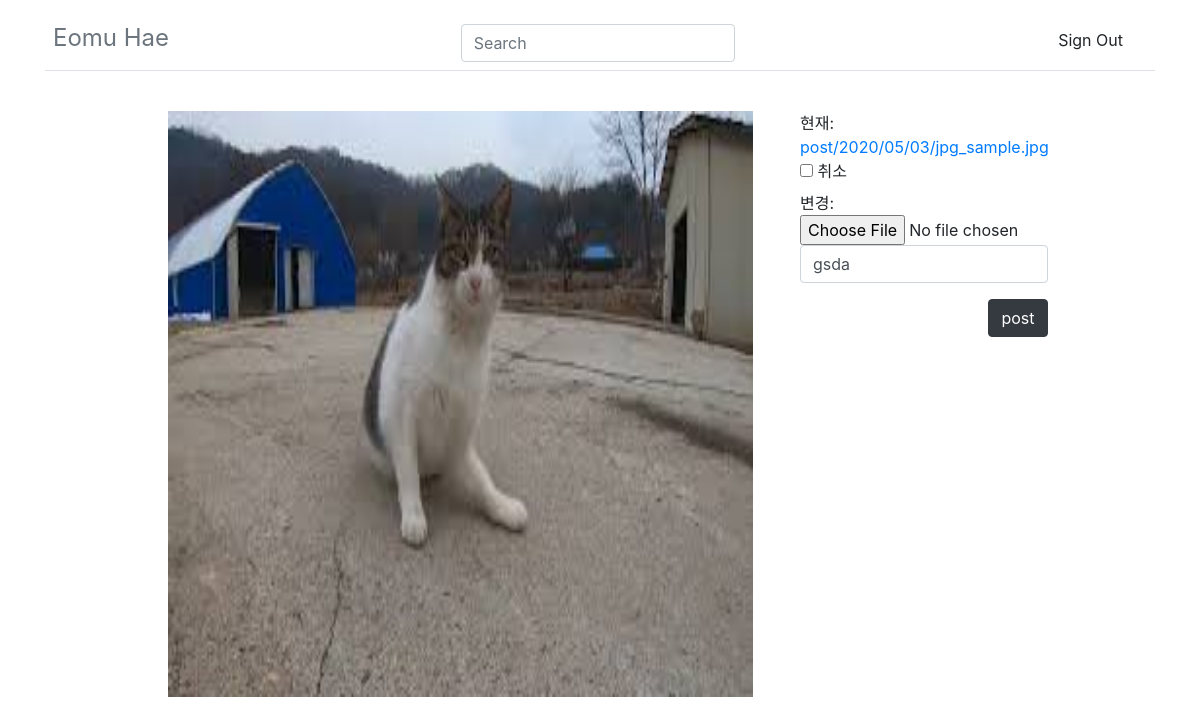
The app's page /intworldapp/update/49 (signed in) with its own data.
### intworldapp/models.py (models this page shows, shortened)
class Post(models.Model):
    main_text = models.CharField(max_length=200)
    create_user = models.ForeignKey(User, on_delete = models.CASCADE)
    create_date = models.DateTimeField('date published', default=timezone.now)
    update_date = models.DateTimeField('date published', null = True, default=timezone.now)
    create_img = models.ImageField(blank=True, upload_to="post/%Y/%m/%d", null=True)
    likes = models.ManyToManyField(User, related_name='likes')
    tag_set = models.ManyToManyField('Tag', blank=True)

### intworldapp/views.py (the view)
# urls.py: path('update/<int:post_id>', views.update, name="update"),
def update(request, post_id):
    post = Post.objects.get(id = post_id)
    conn_profile = User.objects.get(username = request.user.get_username())
    if request.method == 'POST':
        form = PostForm(request.POST, request.FILES, instance=post)
        if form.is_valid():
            if conn_profile == post.create_user:
                post = form.save(commit=False)
                post.save()
                post.tag_save()
                context = {'post': post, 'form': form}
                content = request.POST.get('content')
                messages.info(request, '수정 완료')
                return render(request, 'detail.html', context=context)
            else:
                messages.info(request, '수정할 수 없습니다.')
                return render(request, 'detail.html', {'post': post})
    else:
        if conn_profile == post.create_user:
            form = PostForm(instance = post)
            return render(request, 'update.html', {'post': post, 'form': form})
        else:
            messages.info(request, '수정할 수 없습니다.')
            return redirect(reverse('index'), post_id)

### intworldapp/forms.py
class PostForm(forms.ModelForm):
    class Meta:
        model = Post
        fields = ['main_text', 'create_img']
        widgets = {
            'main_text': forms.TextInput(attrs={'class': 'form-control', 'rows':'7', 'cols':'40', 'maxlength':'150'}),
            'create_img' : forms.ClearableFileInput(attrs={'class': 'form-control-file'}),
        }
        labels = {
            'main_text': '본문 내용',
            'create_img': '사진',
        }

### intworldapp/templates/update.html (shortened to what this page needs)
{% extends 'base.html' %}
{% block content %}
<body>
    <form method="POST" action="{% url 'post' %}" enctype="multipart/form-data" id="form1" runat="server">
        <main role="main" class="container">
            <div class="row justify-content-center">
                <div class="col-md-7 blog-main">
                    <div class="container">
                        <div class="form-group">
                            <img id="blah" src="{{post.create_img.url}}" alt="your image" width="585.5dp" height="585.5dp" />
                        </div>
                    </div>
                </div>
                <aside class="col-md-3 blog-sidebar">
                    <div class="form-group">
                        {{form.create_img}}
                        {{form.main_text}}
                    </div>
                    <div style="float: right;">
                        <input class="btn btn-dark" type="submit" value="post">
                    </div>
                </aside>
            </div>
        </main>
    </form>
</body>
{% endblock %}

### records on screen
Post: create_img (picture), main_text "gsda"
